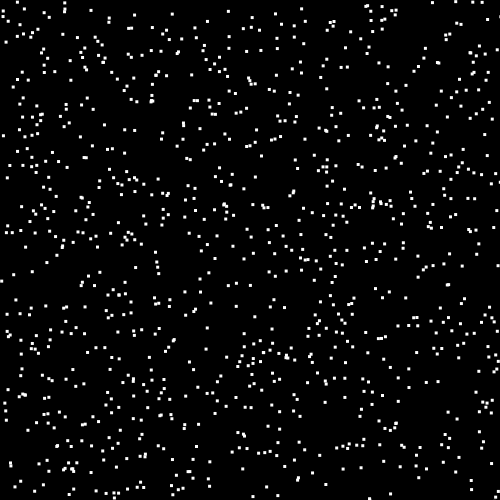
Frame 1 (no input)
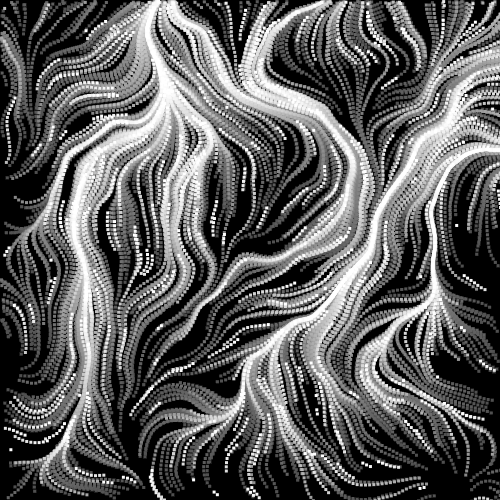
Frame 60 (no input)
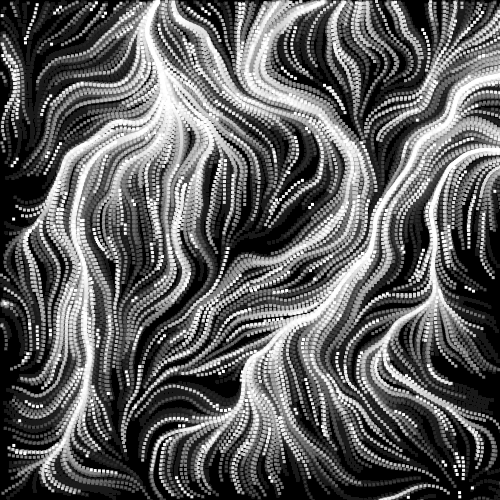
Frame 120 (the mouse pressed at the canvas centre since frame 60)

The p5.js sketch that drew these frames (run headless with seeded random() and noise() and a simulated clock; from frame 60 on, the mouse is pressed at the canvas centre):

// p5.js sketch
// ── sketch.js
let agents, numAgents, stepSize, agentSize, noiseScale

function setup() {
  createCanvas(500, 500)

  numAgents = 1000
  agents = []
  agentSize = 3

  for(let i = 0; i < numAgents; i += 1) {
    agents[i] = {
      x: random(width),
      y: random(height)
    }
  }

  noiseScale = random(0.01, 0.01)
  stepSize = random(0.5, 5)

  background(0)

  noStroke()
}


function draw() {
  background(0, 5)

  update()

  for(let i = 0; i < numAgents; i += 1) {
    fill(agents[i].colorR, agents[i].colorG, agents[i].colorB)
    rect(agents[i].x, agents[i].y, agentSize, agentSize)
  }
}

function update() {
  for(let i = 0; i < numAgents; i += 1) {
    let angle = noise(agents[i].x * noiseScale, agents[i].y * noiseScale) * TWO_PI

    agents[i].x += sin(angle) * stepSize
    agents[i].y += cos(angle) * stepSize


    if((agents[i].x > width) || (agents[i].x < 0) || (agents[i].y > height) || (agents[i].y < 0)) {
      agents[i].x = random(width)
      agents[i].y = random(height)
    }
  }
}
